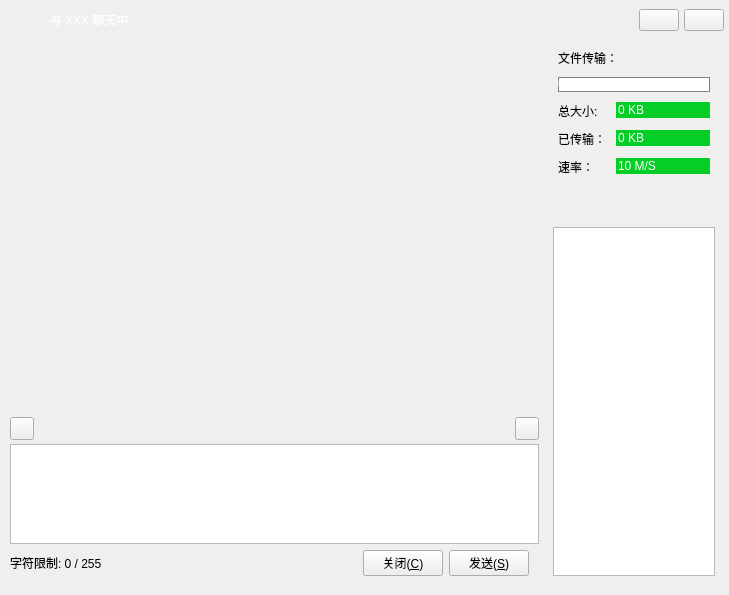
<?xml version="1.0" encoding="UTF-8"?>
<ui version="4.0">
 <class>ChatWindow</class>
 <widget class="QWidget" name="ChatWindow">
  <property name="geometry">
   <rect>
    <x>0</x>
    <y>0</y>
    <width>729</width>
    <height>595</height>
   </rect>
  </property>
  <property name="windowTitle">
   <string>聊天窗口</string>
  </property>
  <property name="windowIcon">
   <iconset resource="../images.qrc">
    <normaloff>:/resource/background/app.png</normaloff>:/resource/background/app.png</iconset>
  </property>
  <property name="styleSheet">
   <string notr="true"/>
  </property>
  <layout class="QVBoxLayout" name="verticalLayout_2">
   <property name="spacing">
    <number>0</number>
   </property>
   <property name="leftMargin">
    <number>5</number>
   </property>
   <property name="topMargin">
    <number>5</number>
   </property>
   <property name="rightMargin">
    <number>5</number>
   </property>
   <property name="bottomMargin">
    <number>5</number>
   </property>
   <item>
    <widget class="QWidget" name="widgetWinTitle" native="true">
     <property name="minimumSize">
      <size>
       <width>0</width>
       <height>30</height>
      </size>
     </property>
     <property name="maximumSize">
      <size>
       <width>16777215</width>
       <height>30</height>
      </size>
     </property>
     <layout class="QHBoxLayout" name="horizontalLayout_2" stretch="0,1,0,0">
      <property name="spacing">
       <number>5</number>
      </property>
      <property name="leftMargin">
       <number>10</number>
      </property>
      <property name="topMargin">
       <number>0</number>
      </property>
      <property name="rightMargin">
       <number>0</number>
      </property>
      <property name="bottomMargin">
       <number>0</number>
      </property>
      <item>
       <widget class="QLabel" name="labelWinIcon">
        <property name="minimumSize">
         <size>
          <width>30</width>
          <height>30</height>
         </size>
        </property>
        <property name="maximumSize">
         <size>
          <width>30</width>
          <height>30</height>
         </size>
        </property>
        <property name="text">
         <string/>
        </property>
        <property name="pixmap">
         <pixmap resource="../images.qrc">:/resource/images/robot.png</pixmap>
        </property>
       </widget>
      </item>
      <item>
       <widget class="QLabel" name="labelWinTitle">
        <property name="styleSheet">
         <string notr="true">color: #FFFFFF;</string>
        </property>
        <property name="text">
         <string>与 XXX 聊天中</string>
        </property>
       </widget>
      </item>
      <item>
       <widget class="QPushButton" name="btnWinMin">
        <property name="focusPolicy">
         <enum>Qt::NoFocus</enum>
        </property>
        <property name="text">
         <string/>
        </property>
        <property name="icon">
         <iconset resource="../images.qrc">
          <normaloff>:/resource/common/ic_min.png</normaloff>:/resource/common/ic_min.png</iconset>
        </property>
       </widget>
      </item>
      <item>
       <widget class="QPushButton" name="btnWinClose">
        <property name="focusPolicy">
         <enum>Qt::NoFocus</enum>
        </property>
        <property name="text">
         <string/>
        </property>
        <property name="icon">
         <iconset resource="../images.qrc">
          <normaloff>:/resource/common/ic_close_white.png</normaloff>:/resource/common/ic_close_white.png</iconset>
        </property>
       </widget>
      </item>
     </layout>
    </widget>
   </item>
   <item>
    <layout class="QHBoxLayout" name="horizontalLayout" stretch="3,1">
     <property name="bottomMargin">
      <number>5</number>
     </property>
     <item>
      <layout class="QVBoxLayout" name="verticalLayout" stretch="1,0,0">
       <property name="spacing">
        <number>0</number>
       </property>
       <property name="leftMargin">
        <number>5</number>
       </property>
       <property name="rightMargin">
        <number>5</number>
       </property>
       <item>
        <widget class="BubbleList" name="widgetBubble" native="true">
         <property name="minimumSize">
          <size>
           <width>200</width>
           <height>200</height>
          </size>
         </property>
        </widget>
       </item>
       <item>
        <widget class="QWidget" name="widgetSetting" native="true">
         <property name="minimumSize">
          <size>
           <width>0</width>
           <height>30</height>
          </size>
         </property>
         <property name="styleSheet">
          <string notr="true"/>
         </property>
         <layout class="QHBoxLayout" name="horizontalLayout_3">
          <property name="leftMargin">
           <number>0</number>
          </property>
          <property name="topMargin">
           <number>0</number>
          </property>
          <property name="rightMargin">
           <number>0</number>
          </property>
          <property name="bottomMargin">
           <number>0</number>
          </property>
          <item>
           <widget class="QToolButton" name="btnSendFile">
            <property name="toolTip">
             <string>发送文件</string>
            </property>
            <property name="text">
             <string/>
            </property>
            <property name="icon">
             <iconset resource="../images.qrc">
              <normaloff>:/resource/common/ic_file.png</normaloff>:/resource/common/ic_file.png</iconset>
            </property>
           </widget>
          </item>
          <item>
           <spacer name="horizontalSpacer">
            <property name="orientation">
             <enum>Qt::Horizontal</enum>
            </property>
            <property name="sizeHint" stdset="0">
             <size>
              <width>396</width>
              <height>20</height>
             </size>
            </property>
           </spacer>
          </item>
          <item>
           <widget class="QToolButton" name="toolButton">
            <property name="toolTip">
             <string>聊天记录</string>
            </property>
            <property name="text">
             <string/>
            </property>
            <property name="icon">
             <iconset resource="../images.qrc">
              <normaloff>:/resource/common/ic_notes.png</normaloff>:/resource/common/ic_notes.png</iconset>
            </property>
           </widget>
          </item>
         </layout>
        </widget>
       </item>
       <item>
        <widget class="QWidget" name="widgetMsg" native="true">
         <property name="minimumSize">
          <size>
           <width>0</width>
           <height>100</height>
          </size>
         </property>
         <layout class="QVBoxLayout" name="verticalLayout_3">
          <property name="leftMargin">
           <number>0</number>
          </property>
          <property name="topMargin">
           <number>0</number>
          </property>
          <property name="rightMargin">
           <number>0</number>
          </property>
          <item>
           <widget class="QTextEdit" name="textEditMsg">
            <property name="maximumSize">
             <size>
              <width>16777215</width>
              <height>100</height>
             </size>
            </property>
           </widget>
          </item>
          <item>
           <layout class="QHBoxLayout" name="horizontalLayout_5">
            <property name="rightMargin">
             <number>10</number>
            </property>
            <item>
             <widget class="QLabel" name="label">
              <property name="text">
               <string>字符限制: 0 / 255</string>
              </property>
             </widget>
            </item>
            <item>
             <spacer name="horizontalSpacer_2">
              <property name="orientation">
               <enum>Qt::Horizontal</enum>
              </property>
              <property name="sizeHint" stdset="0">
               <size>
                <width>40</width>
                <height>20</height>
               </size>
              </property>
             </spacer>
            </item>
            <item>
             <widget class="QPushButton" name="btnClose">
              <property name="toolTip">
               <string>关闭当前窗口</string>
              </property>
              <property name="text">
               <string>关闭(&amp;C)</string>
              </property>
             </widget>
            </item>
            <item>
             <layout class="QHBoxLayout" name="horizontalLayout_4">
              <property name="spacing">
               <number>0</number>
              </property>
              <item>
               <widget class="QPushButton" name="btnSendMsg">
                <property name="toolTip">
                 <string>发送聊天消息</string>
                </property>
                <property name="styleSheet">
                 <string notr="true"/>
                </property>
                <property name="text">
                 <string>发送(&amp;S)</string>
                </property>
               </widget>
              </item>
             </layout>
            </item>
           </layout>
          </item>
         </layout>
        </widget>
       </item>
      </layout>
     </item>
     <item>
      <widget class="QWidget" name="widgetFileBoard" native="true">
       <property name="styleSheet">
        <string notr="true">QLineEdit {
	border: none;
	border-radius:0px;
	background-color: #05CE26;
	color: #FFFFFF;
}

QProgressBar {
	border: 1px solid grey;
    border-radius: 0px;
	color: #FFFFFF;
}

QProgressBar::chunk {
	background-color: #05B8CC;
}</string>
       </property>
       <layout class="QVBoxLayout" name="verticalLayout_5" stretch="0,0,1">
        <item>
         <widget class="QWidget" name="widgetFileInfo" native="true">
          <layout class="QVBoxLayout" name="verticalLayout_6">
           <property name="spacing">
            <number>10</number>
           </property>
           <property name="leftMargin">
            <number>0</number>
           </property>
           <property name="topMargin">
            <number>0</number>
           </property>
           <property name="rightMargin">
            <number>0</number>
           </property>
           <property name="bottomMargin">
            <number>0</number>
           </property>
           <item>
            <layout class="QVBoxLayout" name="verticalLayout_4">
             <property name="leftMargin">
              <number>5</number>
             </property>
             <property name="topMargin">
              <number>5</number>
             </property>
             <property name="rightMargin">
              <number>5</number>
             </property>
             <property name="bottomMargin">
              <number>5</number>
             </property>
             <item>
              <widget class="QLabel" name="label_2">
               <property name="text">
                <string>文件传输：</string>
               </property>
              </widget>
             </item>
             <item>
              <widget class="QProgressBar" name="progressBar">
               <property name="maximumSize">
                <size>
                 <width>16777215</width>
                 <height>15</height>
                </size>
               </property>
               <property name="value">
                <number>0</number>
               </property>
               <property name="invertedAppearance">
                <bool>false</bool>
               </property>
              </widget>
             </item>
             <item>
              <layout class="QFormLayout" name="formLayout">
               <item row="0" column="0">
                <widget class="QLabel" name="label_3">
                 <property name="text">
                  <string>总大小:</string>
                 </property>
                </widget>
               </item>
               <item row="0" column="1">
                <widget class="QLineEdit" name="lineEditTotalSize">
                 <property name="text">
                  <string>0 KB</string>
                 </property>
                 <property name="readOnly">
                  <bool>true</bool>
                 </property>
                </widget>
               </item>
               <item row="1" column="0">
                <widget class="QLabel" name="label_4">
                 <property name="text">
                  <string>已传输：</string>
                 </property>
                </widget>
               </item>
               <item row="1" column="1">
                <widget class="QLineEdit" name="lineEditCurrSize">
                 <property name="text">
                  <string>0 KB</string>
                 </property>
                 <property name="readOnly">
                  <bool>true</bool>
                 </property>
                </widget>
               </item>
               <item row="2" column="0">
                <widget class="QLabel" name="label_5">
                 <property name="text">
                  <string>速率：</string>
                 </property>
                </widget>
               </item>
               <item row="2" column="1">
                <widget class="QLineEdit" name="lineEditRate">
                 <property name="text">
                  <string>10 M/S</string>
                 </property>
                 <property name="readOnly">
                  <bool>true</bool>
                 </property>
                </widget>
               </item>
              </layout>
             </item>
            </layout>
           </item>
          </layout>
         </widget>
        </item>
        <item>
         <spacer name="verticalSpacer">
          <property name="orientation">
           <enum>Qt::Vertical</enum>
          </property>
          <property name="sizeHint" stdset="0">
           <size>
            <width>20</width>
            <height>40</height>
           </size>
          </property>
         </spacer>
        </item>
        <item>
         <widget class="QTableView" name="tableViewGroups"/>
        </item>
       </layout>
      </widget>
     </item>
    </layout>
   </item>
  </layout>
 </widget>
 <customwidgets>
  <customwidget>
   <class>BubbleList</class>
   <extends>QWidget</extends>
   <header>chatbubble.h</header>
   <container>1</container>
  </customwidget>
 </customwidgets>
 <resources>
  <include location="../images.qrc"/>
 </resources>
 <connections>
  <connection>
   <sender>btnWinMin</sender>
   <signal>clicked()</signal>
   <receiver>ChatWindow</receiver>
   <slot>showMinimized()</slot>
   <hints>
    <hint type="sourcelabel">
     <x>690</x>
     <y>26</y>
    </hint>
    <hint type="destinationlabel">
     <x>666</x>
     <y>112</y>
    </hint>
   </hints>
  </connection>
 </connections>
</ui>
